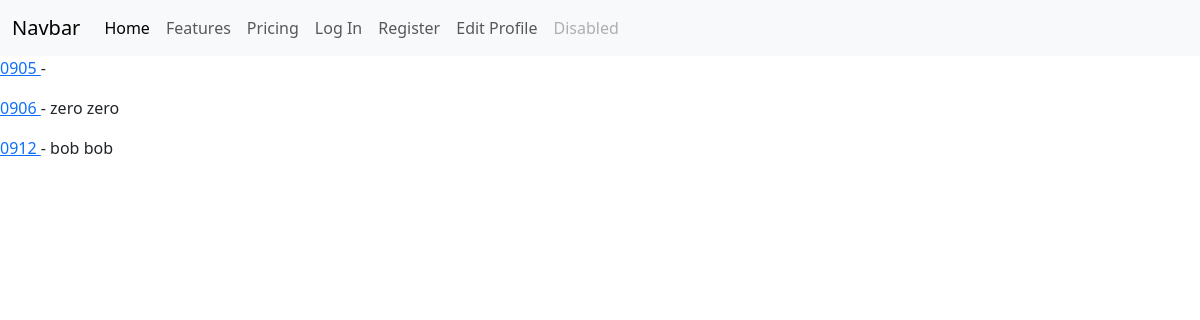
Before: / with the older database file.
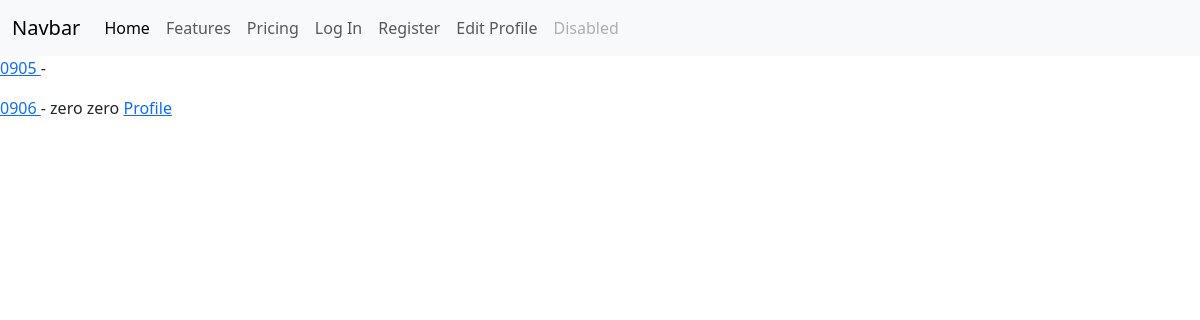
After: the same page with the newer database file.
### blog/models.py (models this page shows, shortened)
class Post(models.Model):
    author = models.ForeignKey(User, null=True, blank=True, on_delete=models.CASCADE)
    body = models.TextField()
    category = models.ForeignKey(Category, on_delete=models.DO_NOTHING)
    likes = models.ManyToManyField(User, blank=True, null=True, related_name="post_likes")
    post_image = models.ImageField(blank=True, null=True)
    title = models.CharField(max_length=255)

### blog/views.py (the view)
# urls.py: path("", HomePageView.as_view(), name="home"),
class HomePageView(ListView):
    template_name = "home.html"
    model = Post

### blog/templates/home.html (shortened to what this page needs)
{% extends 'base.html' %}
{% block content %}
    {% for post in object_list %}
        <p>
            <a href="{% url 'detail_post' post.id %}">
                {{ post.title }}
            </a>
            - {{ post.author.first_name }} {{ post.author.last_name }}
            {% if post.author.profile %}
                <a href="{% url 'detail_profile' post.author.profile.id %}">
                    Profile
                </a>
            {% endif %}
        </p>
    {% endfor %}
{% endblock %}

### blog/templates/base.html (shortened to what this page needs)
<!DOCTYPE html>
<html lang="en">
<head>
    <link href="https://cdn.jsdelivr.net/npm/bootstrap@5.3.1/dist/css/bootstrap.min.css" rel="stylesheet"
>
</head>
<body>
<nav class="navbar navbar-expand-lg bg-body-tertiary">
    <div class="container-fluid">
        <a class="navbar-brand" href="#">Navbar</a>
        <div class="collapse navbar-collapse" id="navbarNav">
            <ul class="navbar-nav">
                <li class="nav-item">
                    <a class="nav-link active" aria-current="page" href="#">Home</a>
                </li>
                <li class="nav-item">
                    <a class="nav-link" href="#">Features</a>
                </li>
                <li class="nav-item">
                    <a class="nav-link" href="#">Pricing</a>
                </li>
                <li class="nav-item">
                    {% if user.is_authenticated %}
                    {{ user.first_name }}<a class="nav-link" aria-disabled="true" href="{% url 'logout' %}">Log Out</a>
                    {% else %}
                        <a class="nav-link" aria-disabled="true" href="{% url 'login' %}">Log In</a>
                    {% endif %}
                </li>
                <li class="nav-item">
                    <a class="nav-link" href="{% url 'register_form' %}">Register</a>
                </li>
            <li class="nav-item">
                    <a class="nav-link" href="{% url 'update_profile_form' %}">Edit Profile</a>
                </li>
                <li class="nav-item">
                    <a class="nav-link disabled" aria-disabled="true">Disabled</a>
                </li>
            </ul>
        </div>
    </div>
</nav>
{% block content %}
{% endblock %}
</body>
</html>

Changed rows visible on the page:
removed Post: title "0912", author.first_name "bob", author.last_name "bob"
shown differently, row unchanged: Post "zero": now shows "Profile"
